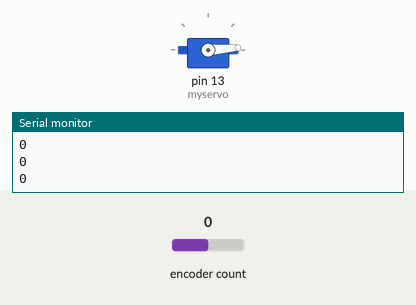
Recording of a sketch running on a simulated Arduino Uno, built with avr-gcc and run on an emulated ATmega328P. Parts: servo, the last lines printed to the serial monitor. Inputs (shaded band) come from the test bench; at power-on: encoder count 0.

Above: at 0.15 s.
At 7.2 s:
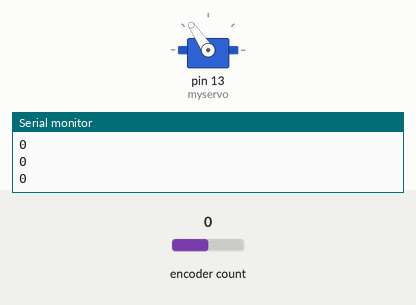
7.3 s: encoder count set to 4
At 7.72 s:
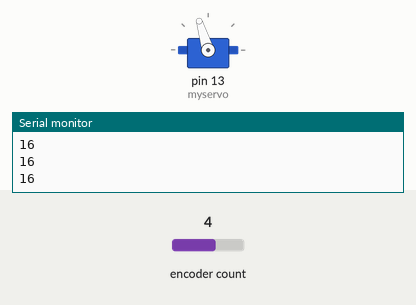
Timing chart, 0 to 16.3 s (numbered marks = the images above; inputs shaded):
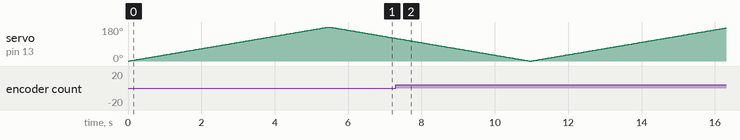

The sketch:

lac_control_with_encoder.ino
```cpp
#include <Servo.h>
#include <Encoder.h>

Servo myservo;  // create servo object to control a servo

Encoder encoder1(2, 3);
int tick_rev_ratio = 4*1000; //1 revolution = 4*1000 ticks on the encoder
long encoder_tick_now = 0;
long encoder_tick_prev = 0;
unsigned long time_now;
unsigned long time_prev;
double measured_input = 0;

int pos = 0;    // variable to store the servo position

void setup() {
  Serial.begin(9600);
  myservo.attach(13);  // attaches the servo on pin 13 to the servo object
}

void loop() {
  for (pos = 0; pos <= 180; pos += 1) { // goes from 0 degrees to 180 degrees in steps of 1 degree
    myservo.write(pos);              // tell servo to go to position in variable 'pos'
//    Serial.println(analogRead(A5)); // potentiometer reading
    encoder_tick_now = encoder1.read();
    Serial.println(encoder_tick_now);
    delay(30);                       // waits 30ms for the servo to reach the position
  }
  for (pos = 180; pos >= 0; pos -= 1) { // goes from 180 degrees to 0 degrees
//    Serial.println(analogRead(A5));
    myservo.write(pos);              // tell servo to go to position in variable 'pos'

    encoder_tick_now = encoder1.read();
    Serial.println(encoder_tick_now);

    delay(30);                       // waits 30ms for the servo to reach the position
  }
}

// Compute current velocity - start [rpm]
float compute_velocity(unsigned long time_now, unsigned long time_prev, long tick_now, long tick_prev){
  float dtime = time_now - time_prev; //in [ns]
  float dtick = tick_now - tick_prev;
//  float tick_vel_ns = dtick/dtime; // in [tick/ns]
//  float tick_vel_min = tick_vel_ns * 1e6 * 60; // in [tick/min]
//  float rpm = tick_vel_min/tick_rev_ratio; // in [r/min]
  float rpm = dtick * 1e6 * 60 / (dtime * tick_rev_ratio); // in [r/min]
//  Serial.print(dtick);  Serial.print(" "); Serial.println(rpm);
  return rpm;
}
// Compute current velocity - end
```
